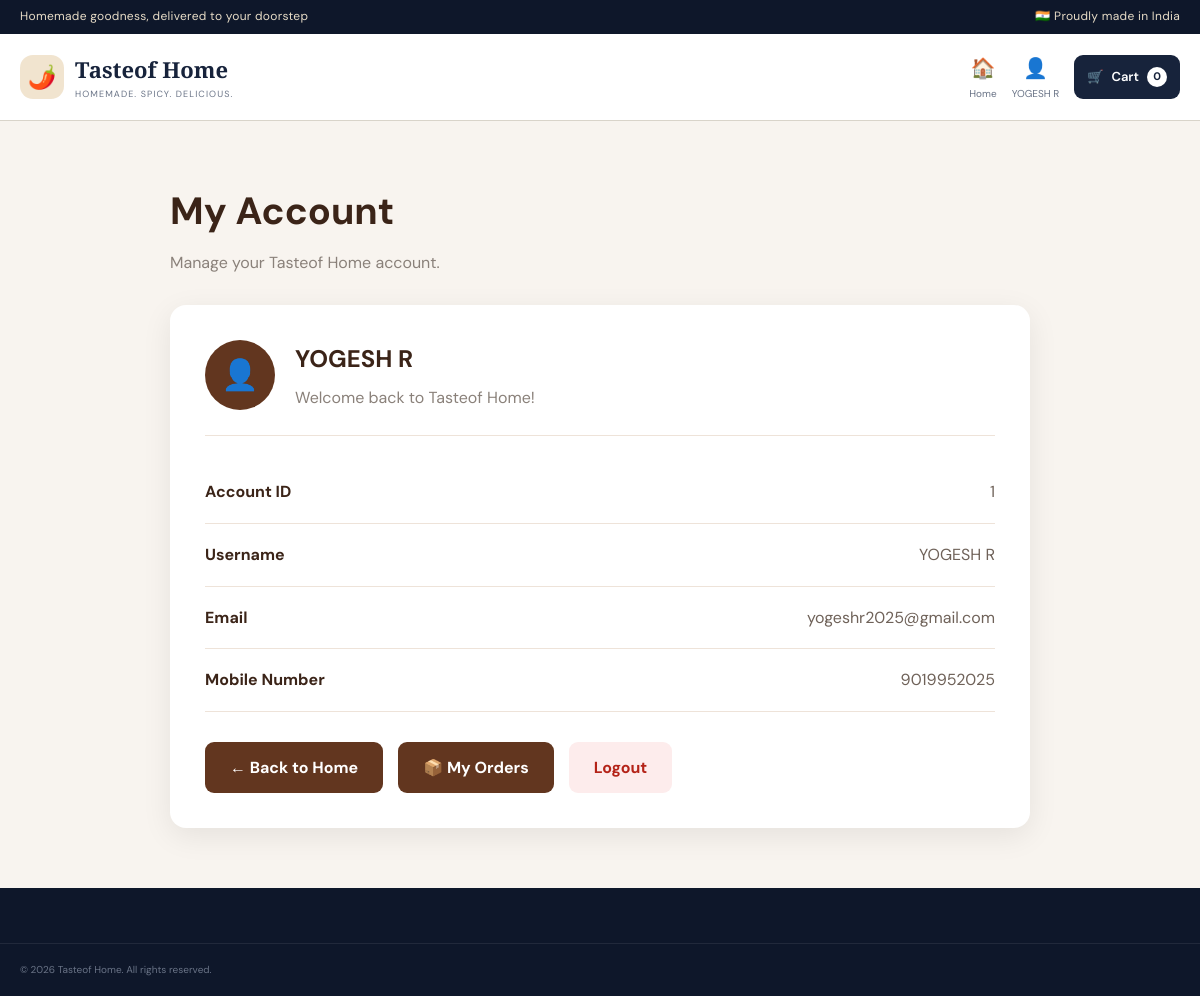
/account (signed in), run on the app's committed database.
### app/models.py (models this page shows)
class Customer(Base):
    __tablename__ = "customers"
    id = Column(
        Integer,
        primary_key=True,
        index=True
    )
    username = Column(
        String(50),
        unique=True,
        nullable=False,
        index=True
    )
    full_name = Column(
        String(150),
        nullable=False
    )
    mobile_number = Column(
        String(20),
        unique=True,
        nullable=False,
        index=True
    )
    email = Column(
        String(255),
        unique=True,
        nullable=True
    )
    password_hash = Column(
        String(255),
        nullable=False
    )
    is_active = Column(
        Boolean,
        default=True
    )
    is_verified = Column(
        Boolean,
        default=False
    )
    created_at = Column(
        DateTime,
        default=lambda: datetime.now(
            ZoneInfo("Asia/Kolkata")
        )
    )
    orders = relationship(
        "Order",
        back_populates="customer",
        cascade="all, delete-orphan"
    )

### app/main.py (the view)
@app.get("/account")
async def account_page(
    request: Request,
    db: Session = Depends(get_db),
):
    customer_id = request.session.get("customer_id")
    if not customer_id:
        return RedirectResponse(
            url="/login",
            status_code=303
        )
    customer = (
        db.query(models.Customer)
        .filter(
            models.Customer.id == customer_id
        )
        .first()
    )
    if not customer:
        request.session.clear()
        return RedirectResponse(
            url="/login",
            status_code=303
        )
    return templates.TemplateResponse(
        request=request,
        name="accounts/account.html",
        context={
            "request": request,
            "customer": customer,
        },
    )

### app/templates/accounts/account.html (shortened to what this page needs)
<!DOCTYPE html>
<html lang="en">
<head>
    <link
        rel="stylesheet"
        href="{{ url_for('static', path='css/main.css') }}"
    >
</head>
<body>
<div class="top-bar">
    <div class="container top-bar-content">
        <span>
            Homemade goodness, delivered to your doorstep
        </span>
        <span>
            🇮🇳 Proudly made in India
        </span>
    </div>
</div>
<header class="header">
    <div class="container header-content">
        <a href="/" class="brand">
            <div class="brand-icon">
                🌶️
            </div>
            <div>
                <div class="brand-name">
                    Tasteof Home
                </div>
                <div class="brand-tagline">
                    Homemade. Spicy. Delicious.
                </div>
            </div>
        </a>
        <div class="header-actions">
            <a href="/" class="header-action">
                <span>🏠</span>
                <small>
                    Home
                </small>
            </a>
           {% if customer %}
<a href="/account" class="header-action">
    <span>👤</span>
    <small>
        {{ customer.username }}
    </small>
</a>
{% endif %}
            <a href="/cart" class="cart-button">
                <span>
                    🛒
                </span>
                <span>
                    Cart
                </span>
                <strong>
                    0
                </strong>
            </a>
        </div>
    </div>
</header>
<main class="account-page">
    <div class="account-container">
        <div class="account-header">
            <h1>
                My Account
            </h1>
            <p>
                Manage your Tasteof Home account.
            </p>
        </div>
        <div class="account-card">
            <div class="account-profile">
                <div class="profile-icon">
                    👤
                </div>
                <div class="profile-info">
                    <h2>
                        {{ customer.username }}
                    </h2>
                    <p>
                        Welcome back to Tasteof Home!
                    </p>
                </div>
            </div>
            <div class="account-details">
                <div class="detail-row">
                    <span class="detail-label">
                        Account ID
                    </span>
                    <span class="detail-value">
                        {{ customer.id }}
                    </span>
                </div>
                <div class="detail-row">
                    <span class="detail-label">
                        Username
                    </span>
                    <span class="detail-value">
                        {{ customer.username }}
                    </span>
                </div>
                <div class="detail-row">
                    <span class="detail-label">
                        Email
                    </span>
                    <span class="detail-value">
                        {{ customer.email }}
                    </span>
                </div>
                <div class="detail-row">
                    <span class="detail-label">
                        Mobile Number
                    </span>
                    <span class="detail-value">
                        {{ customer.mobile_number }}
                    </span>
                </div>
            </div>
            <div class="account-actions">
                <a
                    href="/"
                    class="account-button home-button"
                >
                    ← Back to Home
                </a>
                <a
    href="/my-orders"
    class="account-button home-button"
>
    📦 My Orders
</a>
                <a
                    href="/logout"
                    class="account-button logout-button"
                >
                    Logout
                </a>
            </div>
        </div>
    </div>
</main>
<footer class="footer">
    <div class="footer-bottom">
        <div class="container">
            © 2026 Tasteof Home. All rights reserved.
        </div>
    </div>
</footer>
</body>
</html>

### app/static/css/main.css (style rules this page uses)
:root { --primary: #17233B; --primary-dark: #0E172A; --primary-mid: #263653; --accent: #C49A5A; --accent-light: #E5D2A8; --cream: #F6F2EA; --cream-dark: #EAE2D5; --text: #20283A; --muted: #697386; --white: #FFFFFF; --border: #D9D4CA; --shadow: 0 15px 45px rgba(47, 49, 54, 0.10); }
* { margin: 0; padding: 0; box-sizing: border-box; }
html { scroll-behavior: smooth; }
body { font-family: "DM Sans", Arial, sans-serif; color: var(--text); background: var(--cream); line-height: 1.6; }
a { text-decoration: none; color: inherit; }
.container { width: min( 1180px, calc(100% - 40px) ); margin: auto; }
.top-bar { background: #0E172A; color: #e7dcc7; font-size: 12px; letter-spacing: 0.3px; }
.top-bar-content { min-height: 34px; display: flex; align-items: center; justify-content: space-between; }
.header { background: var(--white); border-bottom: 1px solid var(--border); }
.header-content { min-height: 86px; display: flex; align-items: center; gap: 35px; }
.brand { display: flex; align-items: center; gap: 11px; flex-shrink: 0; }
.brand-icon { width: 44px; height: 44px; border-radius: 13px; display: grid; place-items: center; background: #f1e4cf; font-size: 23px; }
.brand-name { font-family: "Playfair Display", Georgia, serif; font-size: 22px; font-weight: 700; color: var(--primary); }
.brand-tagline { color: var(--muted); font-size: 9px; letter-spacing: 1.1px; text-transform: uppercase; }
.header-actions { display: flex; align-items: center; gap: 15px; margin-left: auto; }
.header-action { display: flex; flex-direction: column; align-items: center; gap: 2px; color: var(--text); }
.header-action span { font-size: 20px; }
.header-action small { font-size: 10px; color: var(--muted); }
.cart-button { height: 44px; display: flex; align-items: center; gap: 8px; padding: 0 13px; border-radius: 9px; background: var(--primary); color: white; font-size: 13px; font-weight: 600; transition: background 0.2s ease, box-shadow 0.2s ease; }
.cart-button strong { min-width: 20px; height: 20px; display: grid; place-items: center; border-radius: 50%; background: white; color: var(--primary); font-size: 11px; }
.footer { background: #0E172A; color: #e7dcc7; padding-top: 55px; }
.footer-bottom { border-top: 1px solid rgba(255, 255, 255, 0.08); padding: 18px 0; color: #697386; font-size: 10px; }

### app/templates/accounts/account.html (style rules this page uses)
.account-page { min-height: 70vh; padding: 60px 0; background: #f8f4ef; }
.account-container { max-width: 900px; margin: auto; padding: 0 20px; }
.account-header { margin-bottom: 30px; }
.account-header h1 { margin: 0; color: #3b2418; font-size: 38px; }
.account-header p { color: #8a817a; margin-top: 8px; }
.account-card { background: white; border-radius: 16px; padding: 35px; box-shadow: 0 8px 30px rgba(0,0,0,0.08); }
.account-profile { display: flex; align-items: center; gap: 20px; padding-bottom: 25px; border-bottom: 1px solid #eee3d9; }
.profile-icon { width: 70px; height: 70px; border-radius: 50%; background: #62361f; color: white; display: flex; align-items: center; justify-content: center; font-size: 30px; }
.profile-info h2 { margin: 0; color: #3b2418; }
.profile-info p { margin: 6px 0 0; color: #8a817a; }
.account-details { margin-top: 25px; }
.detail-row { display: flex; justify-content: space-between; padding: 18px 0; border-bottom: 1px solid #eee3d9; }
.detail-label { font-weight: bold; color: #3b2418; }
.detail-value { color: #6f6259; }
.account-actions { display: flex; gap: 15px; margin-top: 30px; }
.account-button { display: inline-block; padding: 13px 25px; border-radius: 9px; text-decoration: none; font-weight: bold; }
.home-button { background: #62361f; color: white; }
.logout-button { background: #fdecec; color: #b42318; }

### data on the page
Customer: username "YOGESH R", id "1", email "yogeshr2025@gmail.com", mobile_number "9019952025"
